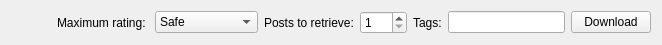
<?xml version="1.0" encoding="UTF-8"?>
<ui version="4.0">
 <class>FetchDialog</class>
 <widget class="QWidget" name="FetchDialog">
  <property name="geometry">
   <rect>
    <x>0</x>
    <y>0</y>
    <width>662</width>
    <height>31</height>
   </rect>
  </property>
  <property name="sizePolicy">
   <sizepolicy hsizetype="Expanding" vsizetype="Preferred">
    <horstretch>0</horstretch>
    <verstretch>0</verstretch>
   </sizepolicy>
  </property>
  <property name="windowTitle">
   <string/>
  </property>
  <layout class="QHBoxLayout" name="horizontalLayout">
   <item>
    <widget class="KPushButton" name="closeButton">
     <property name="flat">
      <bool>true</bool>
     </property>
    </widget>
   </item>
   <item>
    <widget class="QLabel" name="ratingLabel">
     <property name="sizePolicy">
      <sizepolicy hsizetype="Fixed" vsizetype="Preferred">
       <horstretch>0</horstretch>
       <verstretch>0</verstretch>
      </sizepolicy>
     </property>
     <property name="text">
      <string>Maximum rating: </string>
     </property>
    </widget>
   </item>
   <item>
    <widget class="KComboBox" name="ratingComboBox">
     <property name="sizePolicy">
      <sizepolicy hsizetype="Preferred" vsizetype="Fixed">
       <horstretch>0</horstretch>
       <verstretch>0</verstretch>
      </sizepolicy>
     </property>
     <item>
      <property name="text">
       <string>Safe</string>
      </property>
     </item>
     <item>
      <property name="text">
       <string>Questionable</string>
      </property>
     </item>
     <item>
      <property name="text">
       <string>Explicit</string>
      </property>
     </item>
    </widget>
   </item>
   <item>
    <widget class="QLabel" name="postLabel">
     <property name="sizePolicy">
      <sizepolicy hsizetype="Fixed" vsizetype="Preferred">
       <horstretch>0</horstretch>
       <verstretch>0</verstretch>
      </sizepolicy>
     </property>
     <property name="text">
      <string>Posts to retrieve:</string>
     </property>
    </widget>
   </item>
   <item>
    <widget class="KIntSpinBox" name="postSpinBox">
     <property name="toolTip">
      <string>Number of posts to retrieve (max 100)</string>
     </property>
     <property name="whatsThis">
      <string>The number of posts to retrieve. Notice that Danbooru limits the maximum number of posts to 100.</string>
     </property>
     <property name="minimum">
      <number>1</number>
     </property>
     <property name="maximum">
      <number>100</number>
     </property>
    </widget>
   </item>
   <item>
    <widget class="QLabel" name="tagLabel">
     <property name="sizePolicy">
      <sizepolicy hsizetype="Fixed" vsizetype="Preferred">
       <horstretch>0</horstretch>
       <verstretch>0</verstretch>
      </sizepolicy>
     </property>
     <property name="text">
      <string>Tags:</string>
     </property>
    </widget>
   </item>
   <item>
    <widget class="KLineEdit" name="tagLineEdit">
     <property name="sizePolicy">
      <sizepolicy hsizetype="MinimumExpanding" vsizetype="Fixed">
       <horstretch>0</horstretch>
       <verstretch>0</verstretch>
      </sizepolicy>
     </property>
     <property name="toolTip">
      <string>Tags to include in search (optional)</string>
     </property>
     <property name="whatsThis">
      <string>Input here the tags that should be used when looking for posts. Separate them with commas, without spaces.</string>
     </property>
     <property name="clickMessage">
      <string>Tags, comma separated</string>
     </property>
    </widget>
   </item>
   <item>
    <widget class="KPushButton" name="downloadButton">
     <property name="sizePolicy">
      <sizepolicy hsizetype="Minimum" vsizetype="Fixed">
       <horstretch>0</horstretch>
       <verstretch>0</verstretch>
      </sizepolicy>
     </property>
     <property name="text">
      <string>Download</string>
     </property>
    </widget>
   </item>
  </layout>
 </widget>
 <customwidgets>
  <customwidget>
   <class>KComboBox</class>
   <extends>QComboBox</extends>
   <header>kcombobox.h</header>
  </customwidget>
  <customwidget>
   <class>KLineEdit</class>
   <extends>QLineEdit</extends>
   <header>klineedit.h</header>
  </customwidget>
  <customwidget>
   <class>KPushButton</class>
   <extends>QPushButton</extends>
   <header>kpushbutton.h</header>
  </customwidget>
  <customwidget>
   <class>KIntSpinBox</class>
   <extends>QSpinBox</extends>
   <header>knuminput.h</header>
  </customwidget>
 </customwidgets>
 <resources/>
 <connections/>
</ui>
